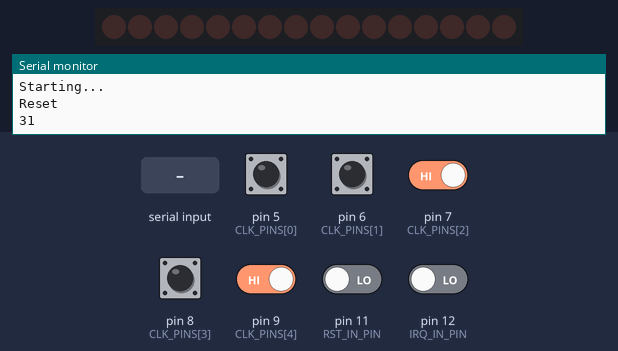
Bench run of a sketch on a simulated Arduino Uno, built with avr-gcc and run on an emulated ATmega328P. Shown: 16 shift-register outputs drawn as a row of LEDs (first output left, lit = HIGH), the last lines printed to the serial monitor. Wiring (inferred from the names in the program): 2 × shift register (74HC595): data A2; shift clock A1; latch A0. Wiring (inferred from the signals the program sends): row of LEDs: on Q0, Q1, Q2, Q3, Q4, Q5, Q6, Q7, Q8, Q9, Q10, Q11, Q12, Q13, Q14, Q15. The test bench sets the inputs (shaded band); at power-on: pin 5 (CLK_PINS[0]), pin 6 (CLK_PINS[1]), pin 7 (CLK_PINS[2]), pin 8 (CLK_PINS[3]), pin 9 (CLK_PINS[4]) HIGH, pin 11 (RST_IN_PIN), pin 12 (IRQ_IN_PIN) LOW.

Above: at 1.7 s.
1.8 s: "C" received over Serial
At 1.81 s:
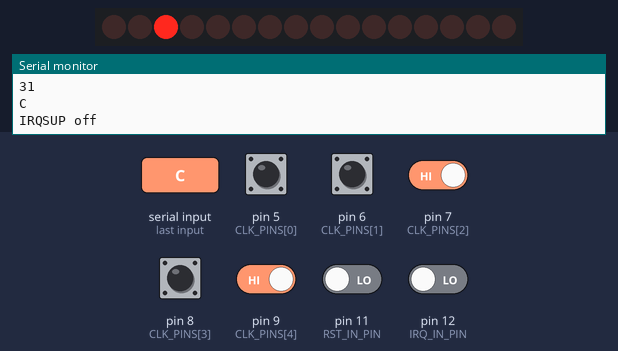
3.3 s: "S" received over Serial
At 3.31 s:
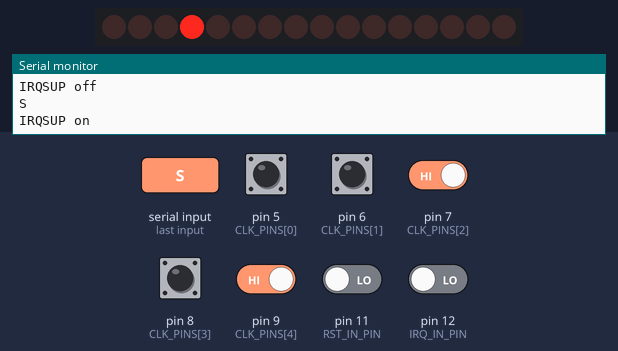
4.8 s: "I" received over Serial
At 4.81 s:
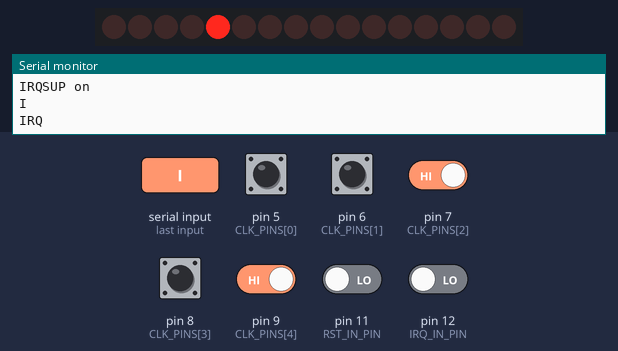
6.3 s: pin 7 (CLK_PINS[2]) driven LOW and pin 9 (CLK_PINS[4]) driven LOW
At 7.1 s:
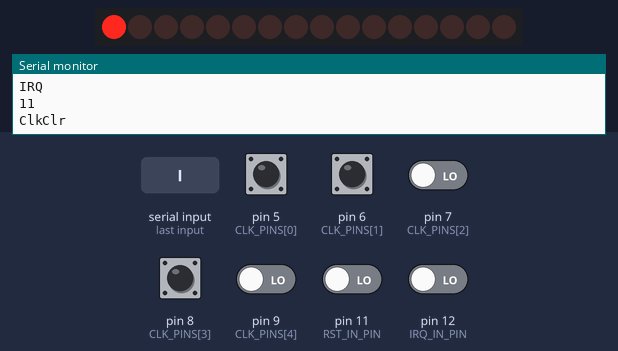
Timing chart, 0 to 9.3 s (numbered marks = the images above; inputs shaded):
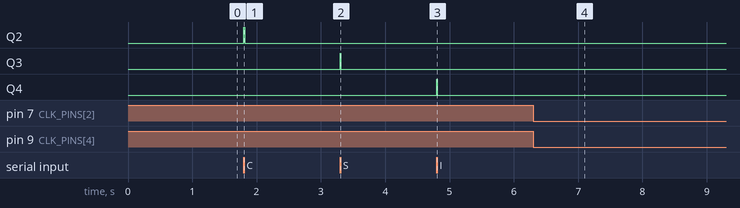

Measured:
- after the input at 1.8 s, Q2: LOW → HIGH at once, → LOW 0.01 s later
- after the input at 3.3 s, Q3: LOW → HIGH at once, → LOW 0.01 s later
- after the input at 4.8 s, Q4: LOW → HIGH at once, → LOW 0.01 s later

The sketch:

Tester3.ino
```cpp
#include <avr/power.h>

// Define pins used for the shift register
const int SHIFT_ENABLE = A0;  // Move buffer to register pin
const int SHIFT_CLK = A1;     // Shift register clock pin
const int SHIFT_DATA = A2;    // Shift register data pin
#define RST_IN_PIN 11
#define IRQ_IN_PIN 12
#define NUMBER_OF_CLK_PINS 5
const uint8_t CLK_PINS[NUMBER_OF_CLK_PINS] = { 5, 6, 7, 8, 9 };
int lastPortB = -1;
int lastPortD = -1;
int counter = 0;
int lastValue = -1;
bool valueChanged = false;
uint32_t lastIrqSet = 0;
uint32_t lastIrqSupClr = 0;
uint32_t lastIrqSupSet = 0;
uint32_t lastIrqWaitClr = 0;
uint32_t lastRstSet = 0;
bool clkClr = false;
bool irqWaitClr = false;
bool irqSupClr = false;
bool irqSupSet = false;
bool irqSet = false;
bool rstSet = false;
char command = 0;

void setup() {
  clock_prescale_set(clock_div_2);
  Serial.begin(115200);
  while(!Serial);
  delay(500);
  Serial.println("Starting...");
  for (int i=0; i < NUMBER_OF_CLK_PINS; i++) {
    pinMode(CLK_PINS[i], INPUT);
  }
  pinMode(RST_IN_PIN, INPUT);
  pinMode(IRQ_IN_PIN, INPUT);
  pinMode(SHIFT_ENABLE, OUTPUT);
  pinMode(SHIFT_CLK, OUTPUT);
  pinMode(SHIFT_DATA, OUTPUT);
  reset();
}

void reset() {
  Serial.println("Reset");
  pinMode(SHIFT_CLK, OUTPUT);
  pinMode(SHIFT_DATA, OUTPUT);
  irqWaitClr = false;
  irqSupClr = false;
  irqSupSet = false;
  irqSet = false;
  rstSet = false;
  clkClr = false;
  setShiftOut();
}

void checkReset() {
  if (digitalRead(RST_IN_PIN)) {
    while(digitalRead(RST_IN_PIN)); // Wait till pin low
    reset();
  }
}

void setShiftOut() {
  int high = 0;
  int low = 0;
  if (clkClr) {
    low = low | 0b00000001;
  }
  if (irqWaitClr) {
    low = low | 0b00000010;
  }
  if (irqSupClr) {
    low = low | 0b00000100;
  }
  if (irqSupSet) {
    low = low | 0b00001000;
  }
  if (irqSet) {
    low = low | 0b00010000;
  }
  if (rstSet) {
    low = low | 0b00100000;
  }
  // address = address & 0x0000ffff;
  // byte low = address % 0x0100;
  // byte high = (address - low) / 0x0100;
  digitalWrite(SHIFT_ENABLE, LOW);
  shiftOut(SHIFT_DATA, SHIFT_CLK, MSBFIRST, high);
  shiftOut(SHIFT_DATA, SHIFT_CLK, MSBFIRST, low);
  digitalWrite(SHIFT_ENABLE, HIGH);
  return;
}

void checkClk() {
  int portB = PINB & 0b00000011;
  int portD = PIND & 0b11100000;
  counter++;
  if (lastPortB != portB || lastPortD != portD) {
    lastPortB = portB;
    lastPortD = portD;
    valueChanged = true;
    counter = 0;
  }
  if (valueChanged && counter >= 10) {
    int value = 0;
    if (lastPortD & 0b00100000) {
      value += 1;
    }
    if (lastPortD & 0b01000000) {
      value += 2;
    }
    if (lastPortD & 0b10000000) {
      value += 4;
    }
    if (lastPortB & 0b00000001) {
      value += 8;
    }
    if (lastPortB & 0b00000010) {
      value += 16;
    }
    Serial.print(value);
    if (digitalRead(IRQ_IN_PIN)) {
      Serial.println(" IRQ");
    } else {
      Serial.println("");
    }
    // if (lastValue >= 0) {
    //   if (!(value == 0 && lastValue == 31 || value - 1 == lastValue)) {
    //     Serial.println("Step Missing");
    //     Serial.println(value);
    //     Serial.println(lastValue);
    //     while(1);
    //   }
    // }
    lastValue = value;
    valueChanged = false;
    counter = 0;
    if (value == 0) {
      clkClr = false;
      setShiftOut();
    } else {
      if (value == 11) {
        clkClr = true;
        setShiftOut();
        lastValue = 31;
        Serial.println("ClkClr");
      }
    }
  }
}

void checkIrqSupClr() {
  if (command == 'C') {
    Serial.println("IRQSUP off");
    irqSupClr = true;
    setShiftOut();
    lastIrqSupClr = millis();
    command = 0;
  } else {
    if (irqSupClr) {
      if (millis() - lastIrqSupClr > 10) {
        irqSupClr = false;
        setShiftOut();
      }
    }
  }
}

void checkIrqSupSet() {
  if (command == 'S') {
    Serial.println("IRQSUP on");
    irqSupSet = true;
    setShiftOut();
    lastIrqSupSet = millis();
    command = 0;
  } else {
    if (irqSupSet) {
      if (millis() - lastIrqSupSet > 10) {
        irqSupSet = false;
        setShiftOut();
      }
    }
  }
}

void checkIrqSet() {
  if (command == 'I') {
    Serial.println("IRQ");
    irqSet = true;
    setShiftOut();
    lastIrqSet = millis();
    command = 0;
  } else {
    if (irqSet) {
      if (millis() - lastIrqSet > 10) {
        irqSet = false;
        setShiftOut();
      }
    }
  }
}

void checkIrqWaitClr() {
  if (command == 'W') {
    Serial.println("IRQWAIT off");
    irqWaitClr = true;
    setShiftOut();
    lastIrqWaitClr = millis();
    command = 0;
  } else {
    if (irqWaitClr) {
      if (millis() - lastIrqWaitClr > 10) {
        irqWaitClr = false;
        setShiftOut();
      }
    }
  }
}


void checkRstSet() {
  if (command == 'R') {
    Serial.println("RST");
    rstSet = true;
    setShiftOut();
    lastRstSet = millis();
    command = 0;
  } else {
    if (rstSet) {
      if (millis() - lastRstSet > 10) {
        rstSet = false;
        setShiftOut();
      }
    }
  }
}

void checkCommand() {
  if (Serial.available()) {
    byte bytes[1];
    int numRead = Serial.readBytes(bytes, 1);
    if (numRead > 0) {
      command = toupper(bytes[0]);
      if (command == 'I' || command == 'S' || command == 'C' || command == 'R' || command == 'W') {
        Serial.println(command);
      }
    }
  }
}

void loop() {

  checkCommand();

  checkReset();

  checkClk();

  checkIrqSupClr();

  checkIrqSupSet();

  checkIrqWaitClr();

  checkIrqSet();

  checkRstSet();

}
```
